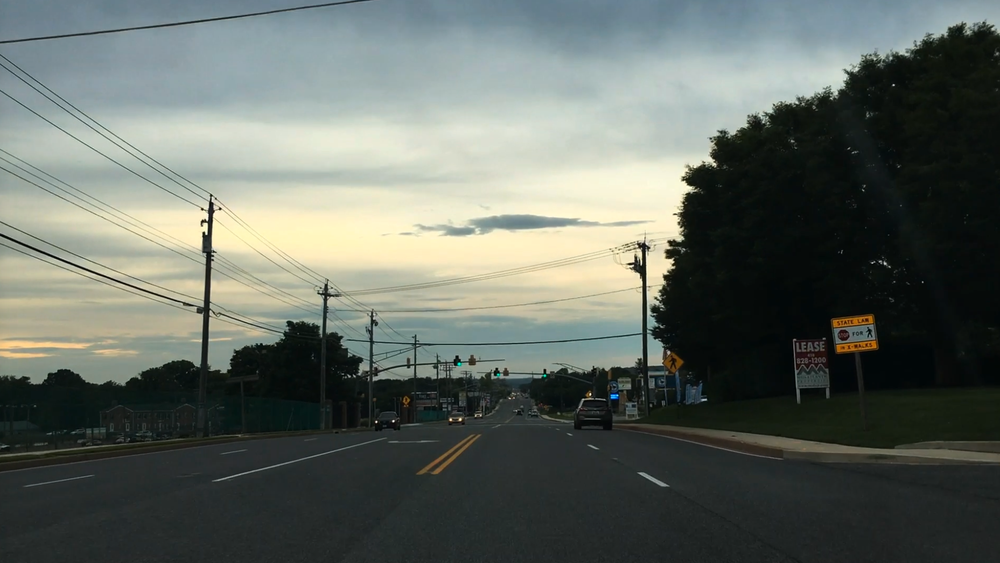
#> input picture Reaction_Time_v1/road2.png, 1000 x 563 px, shrunk from 1857 x 1046 before the run
$ python reaction_time_v7_fast.py
#> lines starting #> are read from the running program, lines starting #| are printed output that depends on the picture
# Python code for measure reacation time in human subject
# with computer monitor and keyboard

import matplotlib.pyplot as plt #pip install matplotlib; pip install pyQt5
import numpy as np
import time # No need for installation
from matplotlib.widgets import Button
from PIL import Image #pip install Pillow
import platform

# import picture to randomize and set dimentions
# set globle variables
time_display=0
time_interval = []
t_press = 0
delay = 1
reaction_time=0
pressed = False

###################################### Sara Editing
road_im = Image.open("road2.png")  # choose pictures and directions.
#> road_im is the input picture: PIL image 1000x563 RGB; mean R, G, B 98.6, 105.4, 98.5
image_raw = np.array(road_im)
stim_x_size=150 ## size of your final noise stimulation
stim_y_size=150

chance = 3 # chance of displaying the bar

signal_x_size = 10 #size of the bar
signal_y_size = 4

total_time = 60
frame_rate = 4
signal_frame_num = 4
blank_frame_num = signal_frame_num
################################################3
x_res = road_im.size[0]
#> x_res = 1000
y_res = road_im.size[1]
#> y_res = 563

para_list = ["stim_x_size",stim_x_size,
            "stim_y_size",stim_y_size,
            'frame_rate',frame_rate,
            'signal_frame_num',signal_frame_num,
            'chance',chance,
            'signal_x_size',signal_x_size,
            'signal_y_size',signal_y_size,
            'platform',platform.node()]
def main():
    #1. Randomize image and produce image and image_shuffle
    image,image_shuffle = randomize_image()

    #2. Plot the image and note the initiation time point
    line1, im = plotimage(image,image_shuffle)
    time_display = time.time()
    fig.canvas.mpl_connect('button_press_event', on_press)

    #3. display new image
    make_new_image(image,image_shuffle,line1,im,time_interval)

    #4 Final report
    final_report()

def randomize_image():
    x_ram_loc = np.random.randint(0,high=x_res-stim_x_size)
#> x_ram_loc = 684
    y_ram_loc = np.random.randint(0,high=y_res-stim_y_size)
#> y_ram_loc = 47
    image_temp = image_raw.reshape(x_res*y_res,3)
    np.random.shuffle(image_temp)
    image_shuffle = image_temp.reshape((x_res,y_res,3))
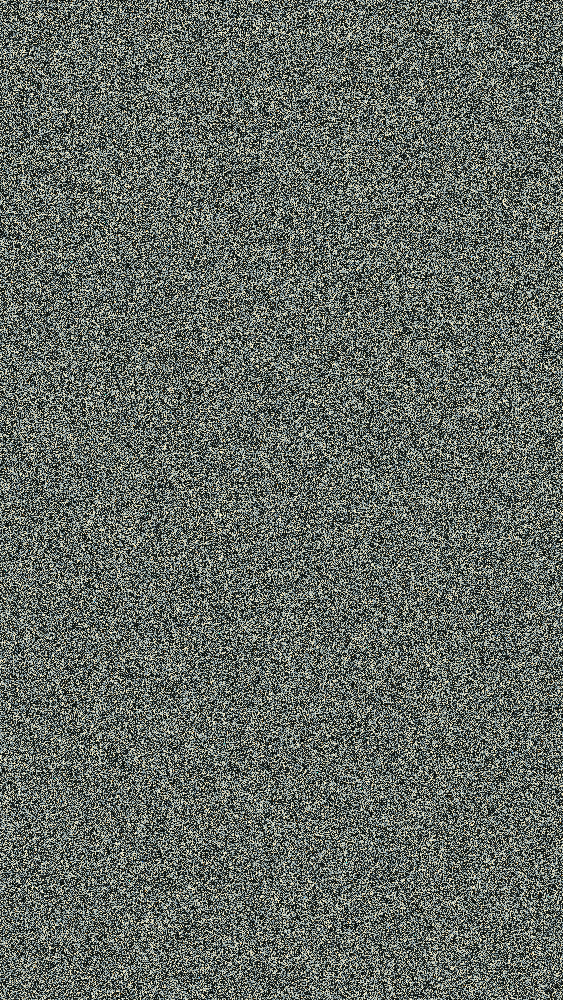
#> image_shuffle: shape (1000, 563, 3); mean of channels 0, 1, 2 98.6, 105.4, 98.5; drawn as R, G, B
    image = image_shuffle[x_ram_loc:(x_ram_loc+stim_x_size),y_ram_loc:(y_ram_loc+stim_y_size),:]
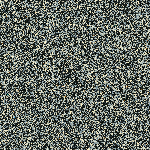
#> image: shape (150, 150, 3); mean of channels 0, 1, 2 98.9, 105.5, 98.4; drawn as R, G, B
    return image, image_shuffle

def plotimage(image,image_shuffle):
    global fig
    fig, ax1 = plt.subplots(figsize = (10,10))
    plt.ion()
    plt.show(block=False)
    im = plt.imshow(image)
    fig_result = plt.figure()
    ax_result = plt.subplot(111)
    line1, = ax_result.plot(np.arange(len(time_interval)),time_interval)
    ax_result.set_ylim([0,delay+0.5])
    ax_result.set_xlim([0,40])
    return line1, im

def on_press(event):
    global t_press
    print('you pressed', event.button, event.xdata, event.ydata)
    t_press = time.time()
    if t_press - time_display < delay:
        time_interval.append(t_press-time_display)
        pressed = True
        print(t_press)
        print(time_display)
        print(time_display-t_press)
        print(time_interval)

def make_new_image(image,image_shuffle, line1, im,time_interval):
    global time_display
    rand_choice = round(np.random.random()*100)%chance
    for i in range(1,total_time,1):
        m =0
        if rand_choice == 0:
            # display a figure at random time
            start_p = np.random.choice(stim_x_size-signal_x_size)
            end_p = np.random.choice(stim_y_size-signal_y_size)
            Signal_start_point = (start_p,(stim_x_size-start_p))
            Signal_end_point = (end_p,(stim_y_size-end_p))

            row_pad = (start_p,(stim_x_size-start_p-signal_x_size))
            column_pad =(end_p,(stim_y_size-end_p-signal_y_size))

            x_ram_loc = np.random.randint(0,high=x_res-stim_x_size)
            y_ram_loc = np.random.randint(0,high=y_res-stim_y_size)

            image = image_shuffle[x_ram_loc:(x_ram_loc+stim_x_size),y_ram_loc:(y_ram_loc+stim_y_size),:]
            print(image.shape, image_shuffle.shape)
            for m in range(1,signal_frame_num,1):
                Red = np.random.uniform(0,1,signal_x_size*signal_y_size) # Manipulate here to change color
                #Red = np.full((signal_x_size*signal_y_size),0)
                Green = np.full((signal_x_size*signal_y_size),0)
                #Green = np.random.uniform(0,1,signal_x_size*signal_y_size)
                Blue = np.full((signal_x_size*signal_y_size),0)
                #Blue = np.random.uniform(0,1,signal_x_size*signal_y_size)

                print(Signal_start_point,Signal_end_point)
                Z_signal = np.concatenate((Red,Green,Blue),axis=0)
                Z_signal = Z_signal.reshape((3,signal_x_size,signal_y_size))
                Z_signal = np.transpose(Z_signal, (2,1,0))
                Z_signal = np.pad(Z_signal,(column_pad,row_pad,(0,0)),'constant',constant_values=(0,0))
                Z_mask = np.zeros(signal_x_size*signal_y_size*3).reshape((3,signal_x_size,signal_y_size))
                Z_mask = np.transpose(Z_mask, (2,1,0))
                Z_mask = np.pad(Z_mask,(column_pad,row_pad,(0,0)),'constant',constant_values=(1,1))
                Z_new = image*Z_mask/255 + Z_signal
                im.set_data(Z_new)
                time_display = time.time()
                plt.pause(1/frame_rate)
                '''
                x_ram_loc = np.random.randint(0,high=x_res-stim_x_size)
                y_ram_loc = np.random.randint(0,high=y_res-stim_y_size)
                image = image_shuffle[x_ram_loc:(x_ram_loc+stim_x_size),y_ram_loc:(y_ram_loc+stim_y_size),:]
                im.set_data(image)
                '''
            if pressed == False:
                time_interval.append(delay)
            print(time_interval)
            print(np.average(time_interval))

            print(reaction_time)
            line1.set_xdata(np.arange(len(time_interval)))
            line1.set_ydata(time_interval)

        else:
            for n in range(0,blank_frame_num,1):
                x_ram_loc = np.random.randint(0,high=x_res-stim_x_size)
                y_ram_loc = np.random.randint(0,high=y_res-stim_y_size)
                image = image_shuffle[x_ram_loc:(x_ram_loc+stim_x_size),y_ram_loc:(y_ram_loc+stim_y_size),:]
                print(image.shape)
                im.set_data(image)
                plt.pause(1/frame_rate)
        rand_choice = round(np.random.random()*100)%chance
        print(np.average(time_interval))
#> this loop made 59 passes
#> pass 1, in make_new_image, `plt.pause(1/frame_rate)`:
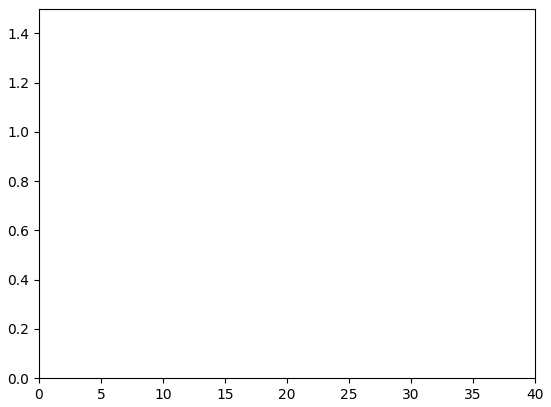
#> figure drawn by matplotlib, 1 panel
#> pass 1, in make_new_image, `plt.pause(1/frame_rate)`:
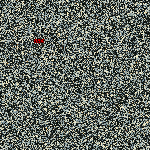
#> shown: shape (150, 150, 3) float64; mean R, G, B 0.388, 0.414, 0.387
#> pass 2, in make_new_image, `plt.pause(1/frame_rate)`:
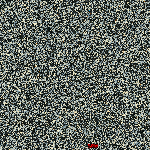
#> shown: shape (150, 150, 3) float64; mean R, G, B 0.384, 0.411, 0.384
#> after the loop:
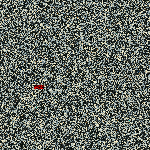
#> Z_new: shape (150, 150, 3) float64; mean of channels 0, 1, 2 0.387, 0.413, 0.385; drawn as R, G, B
#> after the loop:
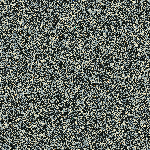
#> image: shape (150, 150, 3); mean of channels 0, 1, 2 98.3, 105.1, 98.1; drawn as R, G, B
#> after the loop, time_interval = [1, 1, 1, 1, 1, 1, 1, 1, 1, 1, 1, 1, 1, 1, 1, 1]

def final_report():
    reaction_time = "Reaction Time: " + str(np.average(time_interval))
#> reaction_time = 'Reaction Time: 1.0'
    plt.text(0,-1,reaction_time,color = "red", fontsize = 18)
    np.savetxt('results/time_interval.txt', time_interval)
    with open('results/parameters.txt', 'w') as f:
        for item in para_list:
            f.write("%s\n" % item)
    plt.pause(30)

#This is necessary. It finally calls main function to run.
main()
